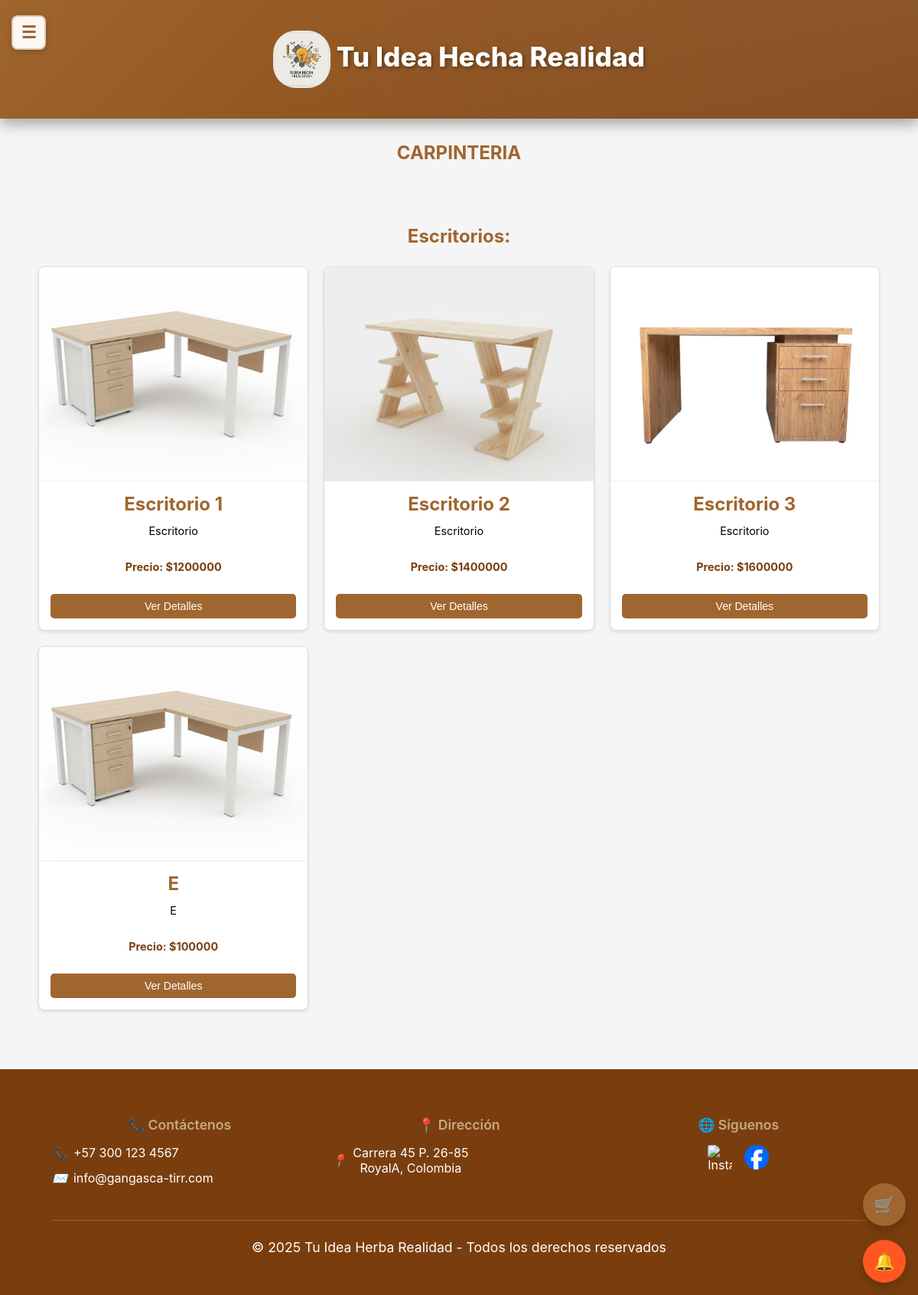
The page /marroquineria/ on the database its author committed.
### core/models.py (models this page shows)
class Escritorios(models.Model):
    nombre5 = models.CharField(max_length=100)
    descripcion5 = models.CharField(max_length=250, default='', blank=True,null=True)
    precio5 = models.DecimalField(max_digits=10, decimal_places=2)
    imagen5 = models.ImageField(upload_to='uploads/productos/')
    cantidad_disponible = models.IntegerField(default=0)
    is_active = models.BooleanField(default=True)

### Productos/views.py (the view)
# urls.py: path('marroquineria/', views.marroquineria, name='marroquineria'),
def marroquineria(request):
    usernameCliente = request.session.get('usernameCliente')
    usuario = None
    if usernameCliente:
        try:
            usuario = UserClientes.objects.get(usernameCliente=usernameCliente)
        except UserClientes.DoesNotExist:
            pass
    escritorios = Escritorios.objects.filter(is_active=True)
    context = {
        'escritorios': escritorios,
        'usuario': usuario
    }
    return render(request, "Productos/marroquineria.html", context)

### core/context_processors.py (called while the page is built, shortened)
def idea_notifications(request):
    username_cliente = request.session.get('usernameCliente')
    username_empresa = request.session.get('usernameEmpresa')
    has_notif = False
    try:
        if username_cliente:
            has_notif = MensajeIdea.objects.filter(
                idea__autor=username_cliente,
                remitente_tipo='empresa',
                leido=False
            ).exists()
    except Exception as e:
        print(f"Error en idea_notifications: {str(e)}")
        has_notif = False
    return {
        'has_idea_notifications': has_notif
    }

### Productos/templates/Productos/marroquineria.html (shortened to what this page needs)
<!DOCTYPE html>
<html lang="es">
<head>
    {% load static %}
    <link rel="stylesheet" href="{% static 'Productos/css/styles1.css' %}">
    <link rel="stylesheet" href="{% static 'core/css/responsive.css' %}">
</head>
<body>
<div class="main-content-wrapper">
  <header>
    <button class="sidebar-toggle" onclick="toggleSidebar()">☰</button>
    <h1 class="div" style="text-align: center;">
      <img src="{% static 'core/img/Gemini_Generated_Image_tzay6utzay6utzay.jfif' %}" alt="Logo" width="75" height="75">
      Tu Idea Hecha Realidad
    </h1>
  </header><section>
    <div>
        <h2>CARPINTERIA</h2>
        <section class="seccion-at">
            <div>
                <div>
                    <div>
                        <div>
                            <div>
                                <h3>Escritorios:</h3>
                            </div>
                        </div>
                    </div>
                    <div class="contenedor-articulos" id="contenedorArticulos">
                        {% for escritorio in escritorios %}
                        <div class="articulo">
                            {% if escritorio.imagen5 %}
                            <img src="{{ escritorio.imagen5.url }}" alt="{{ escritorio.nombre5 }}">
                            {% else %}
                            <img src="{% static 'Productos/img/Escritorio.jpg' %}" alt="{{ escritorio.nombre5 }}">
                            {% endif %}
                            <div class="contenido-articulo">
                                <h3>{{ escritorio.nombre5 }}</h3>
                                <p>{{ escritorio.descripcion5 }}</p>
                                <p class="precio-destacado">Precio: ${{ escritorio.precio5|floatformat:0 }}</p>
                                <button class="btn-ver-detalles" onclick="mostrarDetalles('escritorio', {{ escritorio.id }}, '{{ escritorio.nombre5|escapejs }}', '{{ escritorio.descripcion5|escapejs }}', '{{ escritorio.precio5 }}', '{% if escritorio.imagen5 %}{{ escritorio.imagen5.url }}{% else %}{% static 'Productos/img/Escritorio.jpg' %}{% endif %}')">Ver Detalles</button>
                            </div>
                        </div>
                        {% endfor %}
                    </div>
                </div>
            </div>
        </section>
    </div>
</section>
    <footer>
        <div class="footer-content">
            <div class="footer-section">
                <h3 class="footer-title">📞 Contáctenos</h3>
                <div class="footer-info">
                    <i>📞</i>
                    <span>+57 300 123 4567</span>
                </div>
                <div class="footer-info">
                    <i>✉️</i>
                    <span>info@gangasca-tirr.com</span>
                </div>
            </div>
            <div class="footer-section">
                <h3 class="footer-title">📍 Dirección</h3>
                <div class="footer-info">
                    <i>📍</i>
                    <span>Carrera 45 P. 26-85<br>RoyalA, Colombia</span>
                </div>
            </div>
            <div class="footer-section">
                <h3 class="footer-title">🌐 Síguenos</h3>
                <div class="footer-social">
                    <a href="https://www.instagram.com/tu_idea_hecha_realidad?igsh=Y3ByM2lyZGcwNHVy" class="social-icon-img" aria-label="Instagram">
                        <img src="{% static 'core/img/Instagram.webp' %}" alt="Instagram" class="social-logo" width="24" height="24">
                    </a>
                    <a href="https://www.facebook.com/share/1ACEVZbZHV/" class="social-icon-img" aria-label="Facebook">
                        <img src="{% static 'core/img/Facebook.png' %}" alt="Facebook" class="social-logo" width="24" height="24">
                    </a>
                </div>
            </div>
        </div>
        <div class="footer-bottom">
            <p>© 2025 Tu Idea Herba Realidad - Todos los derechos reservados</p>
        </div>
    </footer>
</div>
{% include 'core/floating_buttons.html' %}
{% include 'core/modal_notificaciones.html' %}
</body>
</html>

### core/static/core/css/responsive.css (style rules this page uses)
html { overflow-x: hidden; width: 100%; max-width: 100vw; }
body { overflow-x: hidden; width: 100%; max-width: 100vw; margin: 0; padding: 0; }
* { box-sizing: border-box; }
.sidebar-toggle { display: flex !important; position: fixed !important; top: 20px !important; left: 15px !important; z-index: 10003 !important; background: rgba(255, 255, 255, 0.95); color: #A0662F; border: 2px solid rgba(160, 102, 47, 0.3); width: 45px; height: 45px; border-radius: 8px; cursor: pointer; box-shadow: 0 2px 8px rgba(0, 0, 0, 0.2); transition: all 0.3s ease; font-size: 22px; align-items: center; justify-content: center; font-weight: bold; }
@media screen and (min-width: 1025px) and (max-width: 1366px) { .sidebar-toggle { display: flex !important; position: fixed !important; top: 20px !important; left: 15px !important; z-index: 10003 !important; align-items: center; justify-content: center; } }
@media screen and (min-width: 1025px) and (max-width: 1366px) { .main-content-wrapper { margin-left: 0 !important; width: 100% !important; padding: 0 20px 20px 20px; } }
@media screen and (min-width: 1025px) and (max-width: 1366px) { .contenedor-articulos { grid-template-columns: repeat(auto-fill, minmax(280px, 1fr)); gap: 20px; } }
@media screen and (min-width: 1025px) and (max-width: 1366px) { header h1 { font-size: 2.2rem; } }
@media screen and (min-width: 1025px) and (max-width: 1366px) { .footer-content { flex-direction: row; flex-wrap: wrap; gap: 2rem; } }
@media screen and (min-width: 1025px) and (max-width: 1366px) { .footer-section { flex: 1 1 30%; min-width: 200px; } }

### rows shown on the page
Escritorios: imagen5 (picture), nombre5 "Escritorio 1", descripcion5 "Escritorio", precio5 "1200000"
Escritorios: imagen5 (picture), nombre5 "Escritorio 2", descripcion5 "Escritorio", precio5 "1400000"
Escritorios: imagen5 (picture), nombre5 "Escritorio 3", descripcion5 "Escritorio", precio5 "1600000"
Escritorios: imagen5 (picture), nombre5 "E", descripcion5 "E", precio5 "100000"
